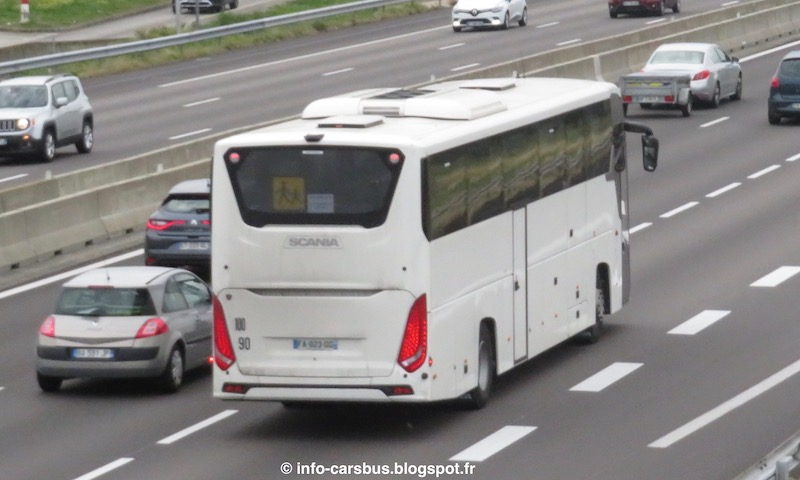
#> input picture PC/data/test/car-and-bus.jpg, 800 x 480 px
$ python convert2gray.py
#> lines starting #> are read from the running program, lines starting #| are printed output that depends on the picture


import cv2
import os
import shutil

def convertOneImg():
    img = cv2.imread('./data/test/car-and-bus.jpg')
#> img is the input picture: shape (480, 800, 3); mean B, G, R 135.1, 136.4, 139
    # Convert to grayscale
    gray = cv2.cvtColor(img, cv2.COLOR_BGR2GRAY)
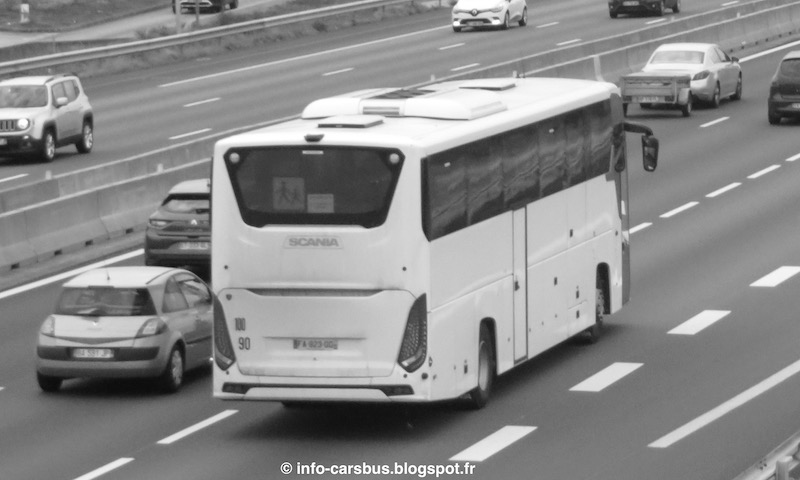
#> gray: shape (480, 800); min 11, max 255, mean 137
    # Save the grayscale image in dir2
    cv2.imwrite('./data/test/car-and-bus_gray.jpg', gray)

def convertImg():
    # Define the directories
    dir1 = 'D:/code/python/datasets/customized-coco-2017/images/train2017'
    dir2 = 'D:/code/python/datasets/coco-2017-gray/images/train2017'

    # Loop through all files in dir1
    files = os.listdir(dir1)
    for i,filename in enumerate(files):
        if i>=1000:
            break
        # Check if the file is an image
        if filename.endswith(('.jpg', '.jpeg', '.png', '.bmp', '.tiff')):
            # Read the image
            img = cv2.imread(os.path.join(dir1, filename))
            # Convert to grayscale
            gray = cv2.cvtColor(img, cv2.COLOR_BGR2GRAY)
            # Save the grayscale image in dir2
            cv2.imwrite(os.path.join(dir2, filename), gray)


def copyLabels():
    # Define the directories
    dir1 = 'D:/code/python/datasets/customized-coco-2017/labels/train2017'
    dir2 = 'D:/code/python/datasets/coco-2017-gray/labels/train2017'
    files = os.listdir(dir1)
    for i,filename in enumerate(files):
        if i>=1000:
            break
        shutil.copy(os.path.join(dir1, filename), dir2)

    return

# convertImg()

# copyLabels()
convertOneImg()

$ run again, with PC/data/test/car-360x240 - 副本.jpg copied over PC/data/test/car-and-bus.jpg
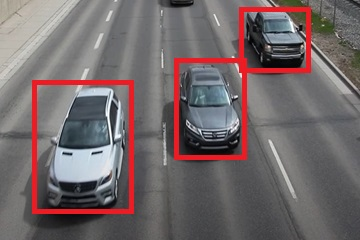
#> input picture PC/data/test/car-360x240 - 副本.jpg, 360 x 240 px
#> in convertOneImg, img is the input picture: shape (240, 360, 3); mean B, G, R 105, 103.7, 114.9
#> in convertOneImg, `gray = cv2.cvtColor(img, cv2.COLOR_BGR2GRAY)`:
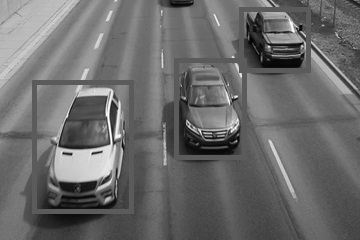
#> gray: shape (240, 360); min 1, max 255, mean 107.2
